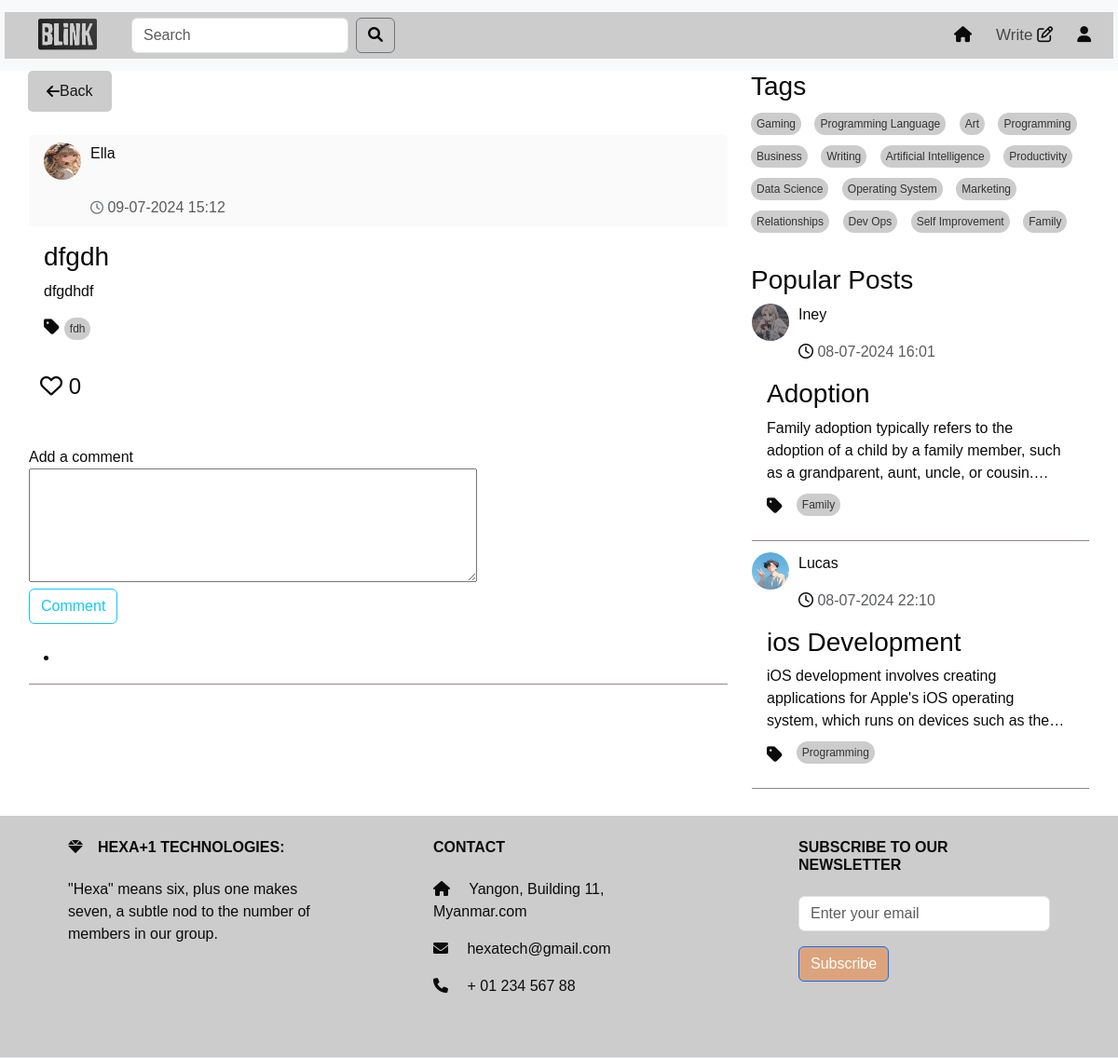
The app's page /full_post/64 (signed in) with its own data.
### models.py (models this page shows, shortened)
class User(UserMixin,db.Model):
    id = db.Column(db.Integer, primary_key=True)
    username = db.Column(db.String(50), unique=True)
    email =db.Column(db.String(50), unique=True)
    password = db.Column(db.String(100))
    bio = db.Column(db.String(50))
    profile_picture = db.Column(db.String(250))
    posts = db.relationship('Post', backref='author', lazy=True)
    comments = db.relationship('Comment', backref='author', lazy=True)

class Post(db.Model):
    id = db.Column(db.Integer, primary_key=True)
    title = db.Column(db.Text())
    content = db.Column(db.Text())
    tag = db.Column(db.Text(), nullable=False)
    user_id = db.Column(db.Integer, db.ForeignKey('user.id'), nullable=False)
    created_date = db.Column(db.DateTime,default=datetime.datetime.now)
    likes = db.Column(db.Integer, default=0)
    meta = db.Column(db.Text, nullable=True)
    comments = db.relationship('Comment', backref='post',cascade="all, delete", lazy=True)

### route.py (the view)
@app.route("/full_post/<int:post_id>",methods=['GET', 'POST'])
@login_required
def full_post(post_id,limit=2):
    post = Post.query.get_or_404(post_id)
    unique_tags = list(set(tag for tag, in Post.query.with_entities(Post.tag).distinct().limit(15)))
    popular_posts = Post.query.order_by(Post.likes.desc()).limit(limit).all()
    comment_form = CommentForm()
    forms=SearchForm()
    query = forms.search.data
    if forms.validate_on_submit():
         search_results = Post.query.filter(Post.title.ilike(f'%{query}%')).all()
         return render_template('search_results.html' , form=forms,search_results =search_results,popular_posts = popular_posts)
    elif comment_form.validate_on_submit():
        comment = Comment(content=comment_form.content.data, post=post, author=current_user)
        db.session.add(comment)
        db.session.commit()
        comment_form.content.data=''
        return render_template('full_post.html',tags=unique_tags, post=post ,comment_form = comment_form , form = forms,popular_posts = popular_posts)
    return render_template('full_post.html', tags=unique_tags,post=post ,comment_form = comment_form , form = forms,popular_posts = popular_posts )

### forms.py
class CommentForm(FlaskForm):
    content = TextAreaField('Add a comment', validators=[DataRequired()])
    submit = SubmitField('Comment')

class SearchForm(FlaskForm):
    search = StringField('Search ', validators=[DataRequired()])
    submit = SubmitField('Search')

### route.py (called while the page is built)
@login_manager.user_loader
def loader_user(user_id):
    return User.query.get(user_id)

### templates/full_post.html (shortened to what this page needs)
<!DOCTYPE html>
<html lang="en">
<head>
  <link href="https://cdn.jsdelivr.net/npm/bootstrap@5.3.3/dist/css/bootstrap.min.css" rel="stylesheet">
  <link href="https://cdnjs.cloudflare.com/ajax/libs/font-awesome/6.0.0-beta3/css/all.min.css" rel="stylesheet">
  <link rel="stylesheet" href="https://cdnjs.cloudflare.com/ajax/libs/font-awesome/5.15.4/css/all.min.css">
  <link href="https://cdnjs.cloudflare.com/ajax/libs/font-awesome/6.0.0-beta3/css/all.min.css" rel="stylesheet">
  <link rel="stylesheet" href="/static/home.css">
  <link rel="stylesheet" href="/static/topnav.css" />
</head>
<body>
  {% include 'topnav.html' %}
<div>
  <div class="container" >
    <div class="row">
      <div class="col-sm-8">
        <div id="posts-container">
          <a href="{{ url_for('home') }}" style="text-decoration: none;">
            <button class="back-button" onclick="goBack()">
              <i class="fa fa-arrow-left "> </i>
                Back
          </button>
          </a>
          <div class="card">
            <div class="card-header">
                <div class="profile-image">
                  <a
                  class="nav-link"
                  href="{{ url_for('profile',user_id=post.user_id) }}"
                  ><img
                    src="{{ url_for('static', filename='/photo/user_profile/'+post.author.profile_picture) }}"
                    width="60"
                    height="60"
                    alt=""
                       /></a>
                <div style="width: 300px">
                    <p id="name">
                      <a
                      class="nav-link"
                      href="{{ url_for('profile',user_id=post.user_id) }}"
                      >{{post.author.username}}</a
                    >
                    </p>
                    <p class="text-muted mb-0"><i class="fa-regular fa-clock"></i>  {{post.created_date.strftime('%d-%m-%Y %H:%M')}}</p>
                 </div>
               </div>
          </div>
          <div class="card-body">
            <h3 class="card-title">{{post.title}}</h3>
            <p>{{post.content | safe}}</p>
            <div class="tags-container">
              <ul class="list-group list-group-horizontal">
                <i class="fas fa-tag"></i>
                <a href="{{ url_for('home_tag',tag=post.tag ) }}" class="tag">{{post.tag}} </a>
              </ul>
              </div>
          </div>
              <form
              action="{{ url_for('like_post', post_id=post.id) }}"
              method="post"
              style="display: inline"
            >
            <div class="card-end" style="border-bottom: #958787 solid 1px;">
              <button type="submit" class="btn btn-light heart-button" onclick="toggleHeart(this)">
                <i class="far fa-heart"></i>
                <span>{{ post.likes }}</span>
              </button>
               </form>
                <div class="timeline-comment-box">
               </div>
                    <div class="input">
                      <form method="post" style="display: inline">
                            <div class="form-group">
                              {{ comment_form.content.label }}<br />
                              {{ comment_form.content(cols=50, rows=5) }}
                            </div>
                            <div class="form-group">
                            {{ comment_form.submit(class="btn btn-outline-info") }}
                            </div>
                            </form>
                    </div>
                              <ul>
                              </ul>
        </div>
      </div>
      </div>
    </div>
    {% include 'sidenav.html' %}
  </div>
</div>
  {% include 'footer.html' %}
</body>
</html>

### templates/sidenav.html (shortened to what this page needs)
<!DOCTYPE html>
<html lang="en">
  <head>
    <link
      href="https://cdn.jsdelivr.net/npm/bootstrap@5.3.3/dist/css/bootstrap.min.css"
      rel="stylesheet"
    />
    <link
      href="https://cdnjs.cloudflare.com/ajax/libs/font-awesome/6.0.0-beta3/css/all.min.css"
      rel="stylesheet"
    />
    <link
      rel="stylesheet"
      href="https://cdnjs.cloudflare.com/ajax/libs/font-awesome/5.15.4/css/all.min.css"
    />
    <link
      href="https://cdnjs.cloudflare.com/ajax/libs/font-awesome/6.0.0-beta3/css/all.min.css"
      rel="stylesheet"
    />
    <link rel="stylesheet" href="/static/home.css" />
  </head>
  <body>
    <div class="col-sm-4 " id="right-column">
      <div class="tags-section">
        <h3>Tags</h3>
        <div class="tags-container">
          {% if tags %} {% for tag in tags %}
          <a href="{{ url_for('home_tag',tag=tag ) }}" class="tag">{{ tag }}</a>
          {% endfor %} {% else %}
          <p>No tags available</p>
          {% endif %}
        </div>
      </div>
      <div class="mt-4">
        <h3>Popular Posts</h3>
        {% for popular_post in popular_posts %}
        <div class="card">
          <div>
            <div class="profile-image">
              <a
                class="nav-link"
                href="{{ url_for('profile',user_id=popular_post.user_id) }}"
                ><img
                  src="{{ url_for('static', filename='/photo/user_profile/'+popular_post.author.profile_picture) }}"
                  width="60"
                  height="60"
                  alt=""
              /></a>
              <div style="width: 300px">
                <p id="name">
                  <a
                    class="nav-link"
                    href="{{ url_for('profile',user_id=popular_post.user_id) }}"
                    >{{popular_post.author.username}}</a
                  >
                </p>
                <p class="text-muted mb-0">
                  <i class="fa-regular fa-clock"></i>
                  {{popular_post.created_date.strftime('%d-%m-%Y %H:%M')}}
                </p>
              </div>
            </div>
          </div>
          <div class="card-body">
            <a
              class="nav-link"
              href="{{ url_for('full_post',post_id=popular_post.id) }}"
            >
              <h3 class="card-title" id="popular">{{popular_post.title}}</h3>
              <p class="card-text" id="card-description">
                {{popular_post.meta |safe }}
              </p>
              <div class="tags-container">
                <ul class="list-group list-group-horizontal">
                  <i class="fas fa-tag"></i>
                  <a
                    href="{{ url_for('home_tag',tag=popular_post.tag ) }}"
                    class="tag"
                    >{{popular_post.tag}}</a
                  >
                </ul>
              </div>
            </a>
          </div>
          <div class="card-end" style="border-bottom: #958787 solid 1px; margin-bottom: 10px;"></div>
        </div>
        {% endfor %}
      </div>
    </div>
  </body>
</html>

### static/home.css (style rules this page uses)
* { color: #0c0b0b; font-family: sans-serif; margin: 0; padding: 0; box-sizing: border-box; }
.container { background: #fff; padding: 0; margin-top: 0; z-index: 1; }
.back-button { display: flex; align-items: center; padding: 10px 20px; background-color: #ccc; color: #181515; border: none; border-radius: 5px; cursor: pointer; font-size: 16px; transition: background-color 0.3s; }
.card { color: #070707; border-color: #ffffff; background-color: #ffffff; }
.card-header { padding: 10px; background-color: #fafafa; border-bottom: 1px solid #ccc; display: flex; align-items: center; border-bottom: none !important; }
.card-header { display: flex; flex-direction: row; justify-content: space-between; align-items: center; padding: 0.5rem 1rem; }
.profile-image { margin-right: 10px; }
.profile-image img { border-radius: 50%; width: 40px; height: 40px; }
.card-header p { margin: 0; }
.card-header i { margin: 0; font-size: 14px; color: #6c757d; }
.card-body { background-color: #ffffff; }
.card-text { overflow: hidden; text-overflow: ellipsis; display: -webkit-box; -webkit-line-clamp: 3; -webkit-box-orient: vertical; transition: -webkit-line-clamp 0.5s ease; }
.profile-image { float: left; display: flex; justify-content: center; margin-right: 1rem; }
.profile-image img { border-radius: 50%; }
#right-column { position: sticky; top: 0; height: 100vh; overflow-y: auto; z-index: 2; }
ul { display: flex; }
.timeline-comment-box { background: #ffffff; margin-left: -15px; margin-right: -15px; padding: 20px 25px; }
.tags-container { margin-top: 10px; }
.fa-tag { font-size: 1.2em; margin-right: 5px; vertical-align: middle; }
.tags-container .tag { background-color: #ccc; color: #333; padding: 3px 6px; margin-right: 10px; border-radius: 20px; text-decoration: none; font-size: 12px; display: inline-block; }
.heart-button { border: none; background-color: transparent; cursor: pointer; font-size: 1.5rem; color: #e74c3c; transition: color 0.3s; }

### static/topnav.css (style rules this page uses)
* { color: #0c0b0b; font-family: sans-serif; margin: 0; padding: 0; box-sizing: border-box; }
.container { background: #fff; padding: 0; margin-top: 0; z-index: 1; }
.row a { border-radius: 15%; margin-bottom: 10px; margin-right: 10px; }

### records on screen
User: profile_picture (picture), author.username "Ella"
Post: created_date "09-07-2024 15:12", title "dfgdh", content "dfgdhdf", tag "fdh", likes "0"
Post: profile_picture (picture), author.username "Iney", created_date "08-07-2024 16:01", title "Adoption", meta "Family adoption typically refers to the adoption of a child by a family member, such as a grandparent, aunt, uncle, or…", tag "Family"
Post: profile_picture (picture), author.username "Lucas", created_date "08-07-2024 22:10", title "ios Development", meta "iOS development involves creating applications for Apple's iOS operating system, which runs on devices such as…", tag "Programming"

### other values on screen
{{ comment_form.content.label }} "Add a comment"
{{ tag }} "Gaming" "Programming Language" "Art" "Programming" "Business" "Writing" "Artificial Intelligence" "Productivity" "Data Science" "Operating System" "Marketing" "Relationships" "Dev Ops" "Self Improvement" "Family"
